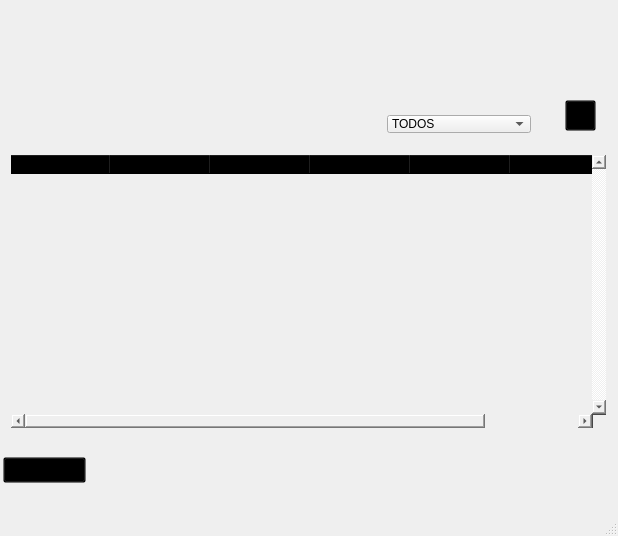
<?xml version="1.0" encoding="UTF-8"?>
<ui version="4.0">
 <class>MainWindow</class>
 <widget class="QMainWindow" name="MainWindow">
  <property name="windowModality">
   <enum>Qt::ApplicationModal</enum>
  </property>
  <property name="geometry">
   <rect>
    <x>0</x>
    <y>0</y>
    <width>618</width>
    <height>536</height>
   </rect>
  </property>
  <property name="windowTitle">
   <string>Histórico de Pagamento</string>
  </property>
  <widget class="QWidget" name="centralwidget">
   <widget class="QComboBox" name="comboBox">
    <property name="geometry">
     <rect>
      <x>387</x>
      <y>115</y>
      <width>144</width>
      <height>18</height>
     </rect>
    </property>
    <property name="font">
     <font>
      <pointsize>9</pointsize>
      <weight>50</weight>
      <bold>false</bold>
     </font>
    </property>
    <property name="focusPolicy">
     <enum>Qt::NoFocus</enum>
    </property>
    <property name="styleSheet">
     <string notr="true"/>
    </property>
    <item>
     <property name="text">
      <string>TODOS</string>
     </property>
    </item>
    <item>
     <property name="text">
      <string>PIX</string>
     </property>
    </item>
    <item>
     <property name="text">
      <string>CARTÃO DE CRÉDITO</string>
     </property>
    </item>
    <item>
     <property name="text">
      <string>CARTÃO DE DÉBITO</string>
     </property>
    </item>
    <item>
     <property name="text">
      <string>BOLETO</string>
     </property>
    </item>
   </widget>
   <widget class="QLineEdit" name="lineEdit">
    <property name="geometry">
     <rect>
      <x>214</x>
      <y>114</y>
      <width>135</width>
      <height>19</height>
     </rect>
    </property>
    <property name="styleSheet">
     <string notr="true">background-color: transparent;</string>
    </property>
    <property name="frame">
     <bool>false</bool>
    </property>
   </widget>
   <widget class="QLabel" name="label">
    <property name="geometry">
     <rect>
      <x>-2</x>
      <y>0</y>
      <width>620</width>
      <height>500</height>
     </rect>
    </property>
    <property name="font">
     <font>
      <pointsize>20</pointsize>
     </font>
    </property>
    <property name="text">
     <string/>
    </property>
    <property name="pixmap">
     <pixmap>../Telas TRAB/Histórico de Pagamento.png</pixmap>
    </property>
    <property name="scaledContents">
     <bool>true</bool>
    </property>
   </widget>
   <widget class="QPushButton" name="pushButton">
    <property name="geometry">
     <rect>
      <x>3</x>
      <y>457</y>
      <width>83</width>
      <height>26</height>
     </rect>
    </property>
    <property name="cursor">
     <cursorShape>OpenHandCursor</cursorShape>
    </property>
    <property name="styleSheet">
     <string notr="true">background-color: transparent;</string>
    </property>
    <property name="text">
     <string/>
    </property>
   </widget>
   <widget class="QTableWidget" name="tableWidget">
    <property name="geometry">
     <rect>
      <x>11</x>
      <y>155</y>
      <width>595</width>
      <height>273</height>
     </rect>
    </property>
    <property name="styleSheet">
     <string notr="true">background-color: transparent;</string>
    </property>
    <property name="frameShape">
     <enum>QFrame::NoFrame</enum>
    </property>
    <property name="verticalScrollBarPolicy">
     <enum>Qt::ScrollBarAlwaysOn</enum>
    </property>
    <property name="editTriggers">
     <set>QAbstractItemView::NoEditTriggers</set>
    </property>
    <attribute name="verticalHeaderVisible">
     <bool>false</bool>
    </attribute>
    <attribute name="verticalHeaderHighlightSections">
     <bool>false</bool>
    </attribute>
    <column>
     <property name="text">
      <string>COD. PAGAMENTO</string>
     </property>
     <property name="font">
      <font>
       <weight>75</weight>
       <bold>true</bold>
      </font>
     </property>
    </column>
    <column>
     <property name="text">
      <string>ID PEDIDO</string>
     </property>
     <property name="font">
      <font>
       <weight>75</weight>
       <bold>true</bold>
      </font>
     </property>
    </column>
    <column>
     <property name="text">
      <string>MTD. PAGAMENTO</string>
     </property>
     <property name="font">
      <font>
       <weight>75</weight>
       <bold>true</bold>
      </font>
     </property>
    </column>
    <column>
     <property name="text">
      <string>VALOR PGTO</string>
     </property>
     <property name="font">
      <font>
       <weight>75</weight>
       <bold>true</bold>
      </font>
     </property>
    </column>
    <column>
     <property name="text">
      <string>STATUS</string>
     </property>
     <property name="font">
      <font>
       <weight>75</weight>
       <bold>true</bold>
      </font>
     </property>
    </column>
    <column>
     <property name="text">
      <string>DATA PGTO</string>
     </property>
     <property name="font">
      <font>
       <pointsize>10</pointsize>
       <weight>75</weight>
       <bold>true</bold>
      </font>
     </property>
    </column>
   </widget>
   <widget class="QPushButton" name="pushButton_2">
    <property name="geometry">
     <rect>
      <x>565</x>
      <y>100</y>
      <width>31</width>
      <height>31</height>
     </rect>
    </property>
    <property name="cursor">
     <cursorShape>OpenHandCursor</cursorShape>
    </property>
    <property name="styleSheet">
     <string notr="true">background-color: transparent;</string>
    </property>
    <property name="text">
     <string/>
    </property>
   </widget>
   <zorder>label</zorder>
   <zorder>comboBox</zorder>
   <zorder>lineEdit</zorder>
   <zorder>pushButton</zorder>
   <zorder>tableWidget</zorder>
   <zorder>pushButton_2</zorder>
  </widget>
  <widget class="QMenuBar" name="menubar">
   <property name="geometry">
    <rect>
     <x>0</x>
     <y>0</y>
     <width>618</width>
     <height>21</height>
    </rect>
   </property>
  </widget>
  <widget class="QStatusBar" name="statusbar"/>
 </widget>
 <resources/>
 <connections/>
</ui>
